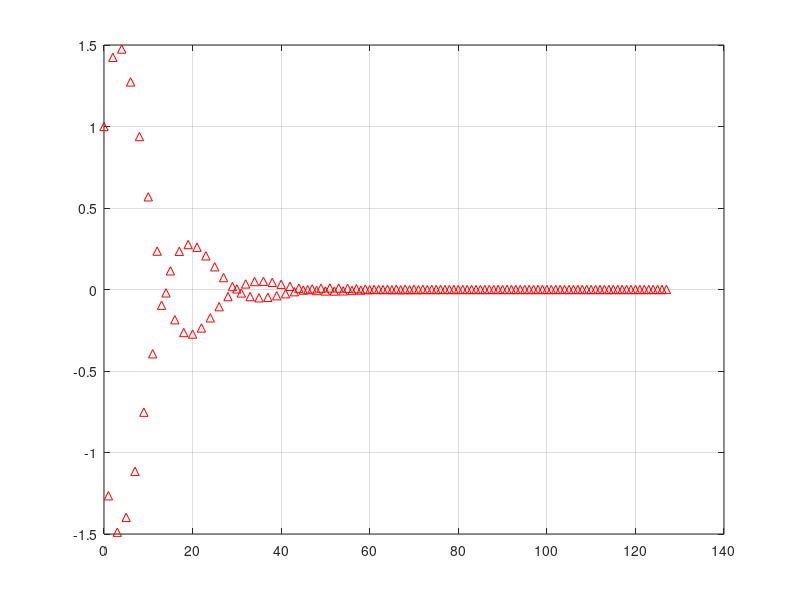

Here is the MATLAB script that generated this plot: (Note: this script raises an error after producing the figure.)
%% Inicio Limpio

clc;        %   Consola limpia
clear;      %   Workspace limpio
close all;  %   Cierra otras ventanas

L = 128;

H2 = figure(2);

A2 = [ 1 1.8*cos(pi/16) 0.81 ];

B2 = [ 1 1/2 0 ];

impz( B2 , A2 , L );
grid;
HH2 = tf( B2 , A2 , -1)

z = tf('z',-1);

x = z/(z-1)

y = HH2 * x

% 
% y =
%  
%             z^3 + 0.5 z^2
%   ----------------------------------
%   z^3 + 0.7654 z^2 - 0.9554 z - 0.81

syms z k
F = ( z ^3 + 0.5*z^2)/(z^3+0.7654*z^2 - 0.9554*z - 0.81);
g=iztrans(F)
gn = double( subs(g, sym('k'), k) );
stem(gn, k)